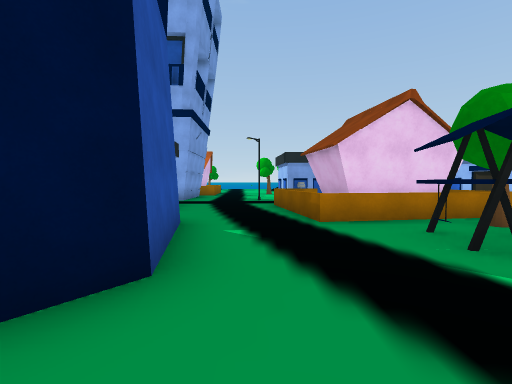
[1] (above)

19 first-person views from a walk through a 3-D level made in the Unity game engine. The camera is 1.4 m above the floor, tilts 2° down and sees 85° across. The floor is counted in squares, 2 m on a side. Each view is taken from the middle of a square. On the plan, view 1 faces up. The plan holds only what a view shows up to about 9 squares ahead; the rest is blank. The place goes on beyond the plan. Some surface patterns are stand-ins.

[2]
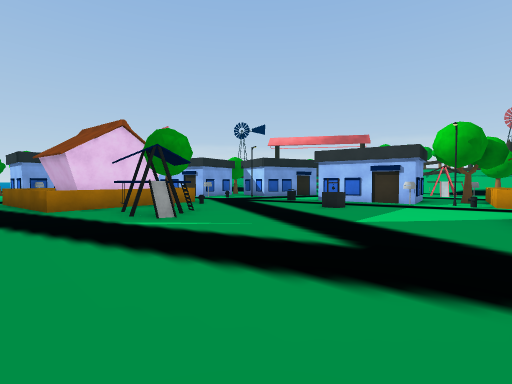

[3]
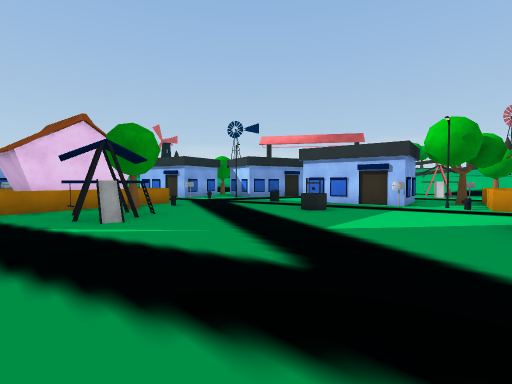

[4]
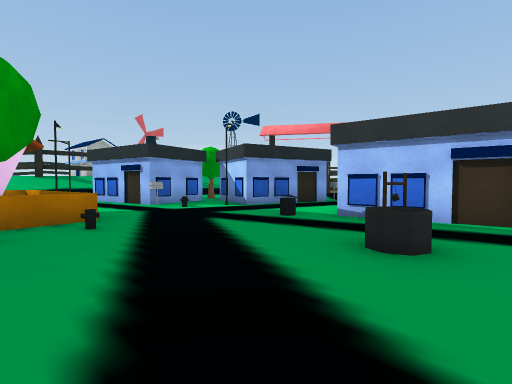

[5]
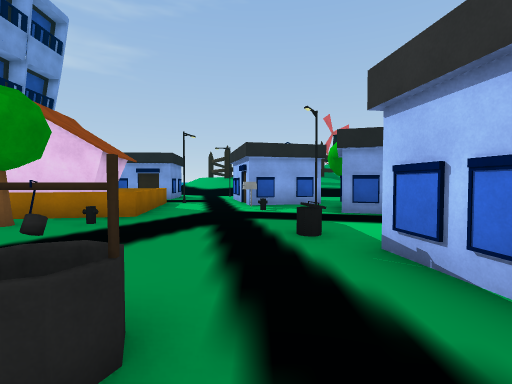

[6]
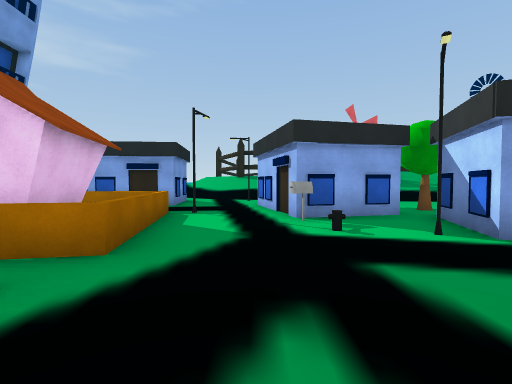

[7]
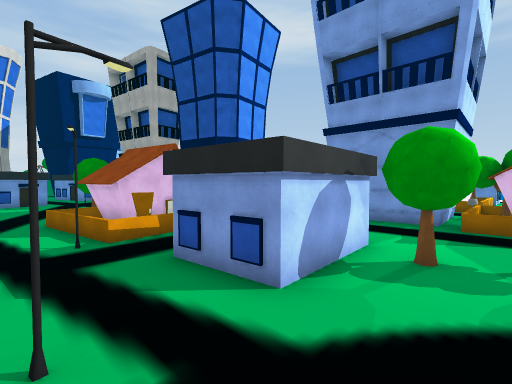

[8]
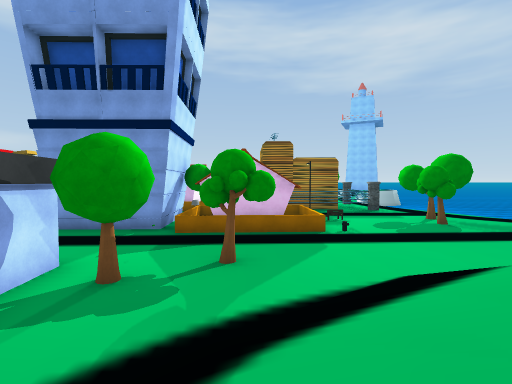

[9]
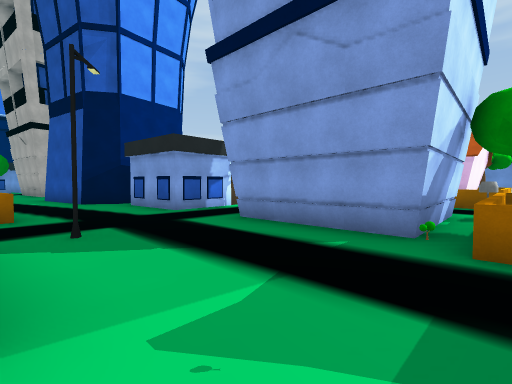

[10]
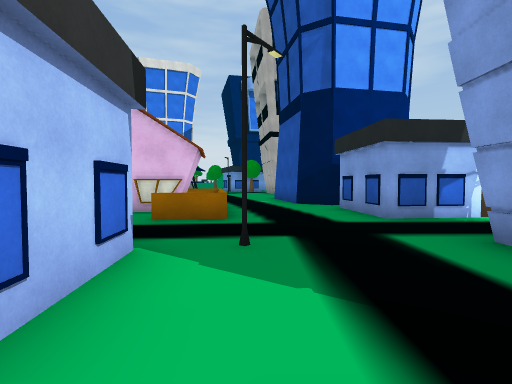

[11]
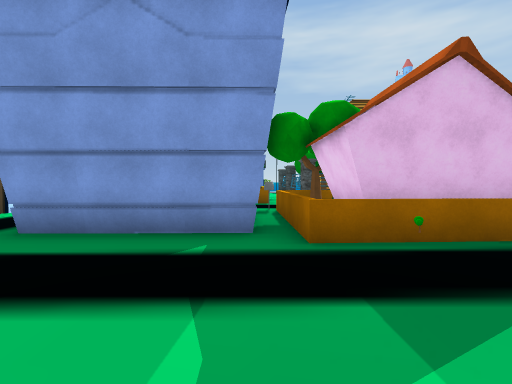

[12]
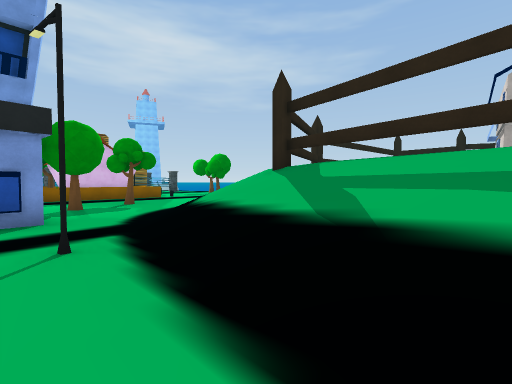

[13]
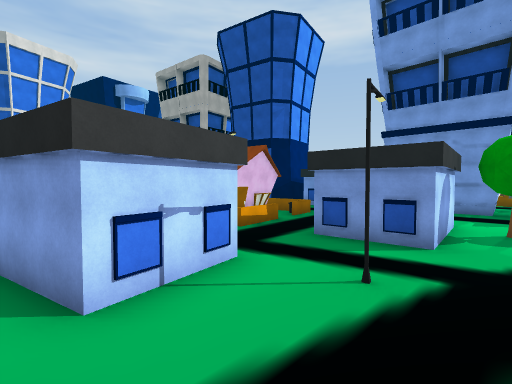

[14]
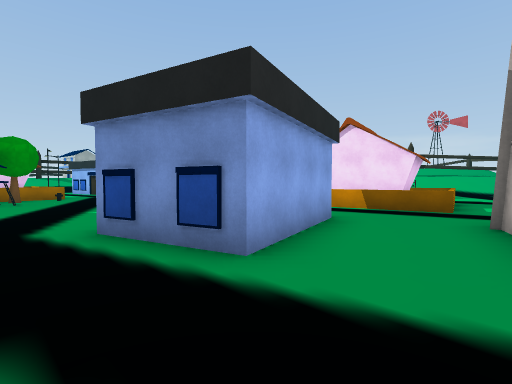

[15]
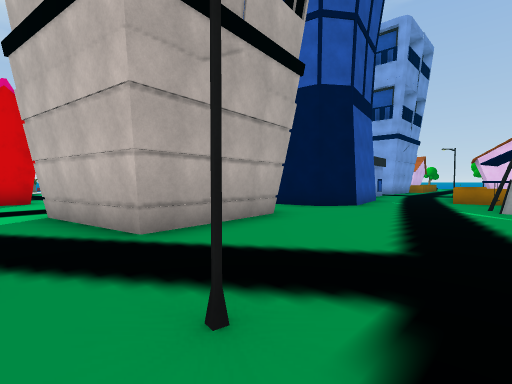

[16]
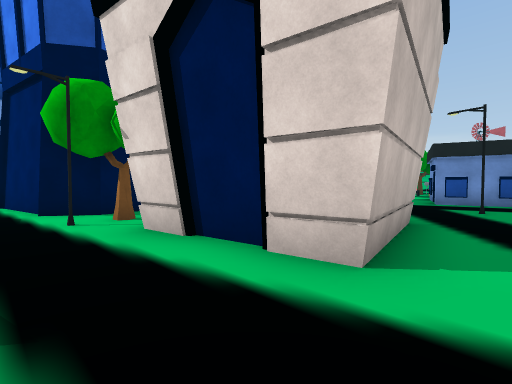

[17]
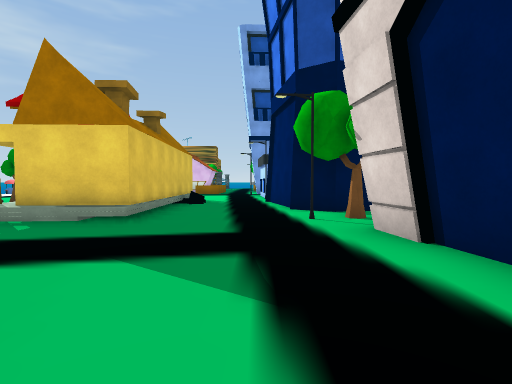

[18]
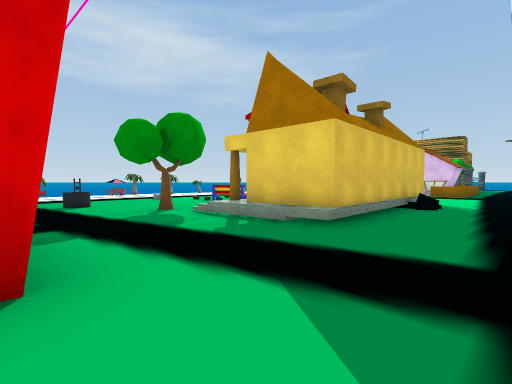

[19]
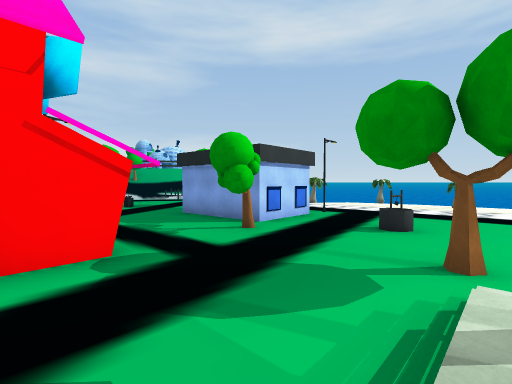

### Floor plan
Key: @ floor where view 1 was taken; # wall or solid block; x gap in a wall; . floor; / step, stairs or slope; = window, fence, low wall or low ledge; ^ raised ledge; H house; T tree; O other object.
Columns run from 19 left of view 1 to 10 right of it. Each row starts with its distance up from view 1.
 18                 H.....///# ##
 17               H H...#./////#/
 16              HHHH...T..///////
 15              HTHHH.#.T.../////
 14          HHH.####.........#//
 13           H     #...####......
 12                 #...####...#H.
 11                 #..#.H.....##.
 10                 ...........###
  9               ......HHHHH..###
  8              H###...HHHHH..#..
  7                  ...HH.HH..=xH
  6            ..    ...HHHHH.....
  5           H..   ##..HHHH#.....
  4          OO.. #  ##...^T......
  3          OO/..#   #...^......
  2           H...#  ##...=......#
  1       ^/HHH...####........=..#
  0      .x  HH....T ..@.........H
 -1   ....T/HH/...#.  ...........#
 -2 ...............#  #..........#
 -3 ....#..........#  #.......H..H
 -4   .............# ##.....     H
 -5   ....T..###...###...#..###..H
 -6    H##...    ..... .....#....H
 -7      #... HH          ........
 -8      #...             ...  ##

Where each view was taken, in squares from view 1:
view 1: 0 up, 0 right, facing up
view 2: 3 down, 0 right, facing up-right
view 3: 3 down, 1 right, facing up-right
view 4: 0 up, 4 right, facing up-right
view 5: 0 up, 8 right, facing up
view 6: 3 up, 7 right, facing up
view 7: 16 up, 7 right, facing down-left
view 8: 17 up, 6 right, facing left
view 9: 15 up, 1 right, facing down-left
view 10: 14 up, 0 right, facing down
view 11: 14 up, 1 right, facing left
view 12: 13 up, 10 right, facing up-left
view 13: 15 up, 10 right, facing down-left
view 14: 8 down, 3 right, facing up-right
view 15: 6 down, 3 right, facing up-left
view 16: 6 down, 6 left, facing up-right
view 17: 6 down, 6 left, facing up
view 18: 5 down, 6 left, facing up-left
view 19: 1 down, 9 left, facing down-left
